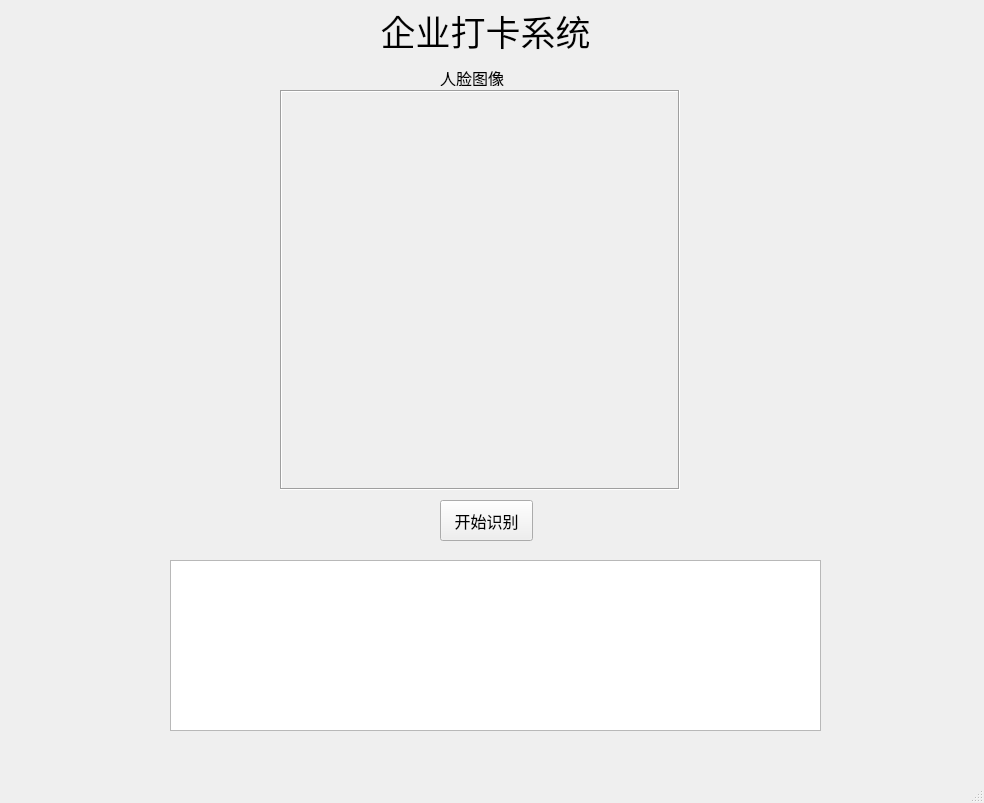
<?xml version="1.0" encoding="UTF-8"?>
<ui version="4.0">
 <class>MainWindow</class>
 <widget class="QMainWindow" name="MainWindow">
  <property name="geometry">
   <rect>
    <x>0</x>
    <y>0</y>
    <width>984</width>
    <height>803</height>
   </rect>
  </property>
  <property name="windowTitle">
   <string>MainWindow</string>
  </property>
  <widget class="QWidget" name="centralwidget">
   <widget class="QLabel" name="label">
    <property name="geometry">
     <rect>
      <x>190</x>
      <y>-10</y>
      <width>591</width>
      <height>81</height>
     </rect>
    </property>
    <property name="font">
     <font>
      <family>华文新魏</family>
      <pointsize>26</pointsize>
     </font>
    </property>
    <property name="text">
     <string>企业打卡系统</string>
    </property>
    <property name="alignment">
     <set>Qt::AlignCenter</set>
    </property>
   </widget>
   <widget class="QLabel" name="CT_Img_Label">
    <property name="geometry">
     <rect>
      <x>280</x>
      <y>90</y>
      <width>400</width>
      <height>400</height>
     </rect>
    </property>
    <property name="frameShape">
     <enum>QFrame::Box</enum>
    </property>
    <property name="frameShadow">
     <enum>QFrame::Sunken</enum>
    </property>
    <property name="text">
     <string/>
    </property>
    <property name="scaledContents">
     <bool>true</bool>
    </property>
    <property name="alignment">
     <set>Qt::AlignCenter</set>
    </property>
   </widget>
   <widget class="QLabel" name="label_3">
    <property name="geometry">
     <rect>
      <x>440</x>
      <y>70</y>
      <width>81</width>
      <height>16</height>
     </rect>
    </property>
    <property name="font">
     <font>
      <family>华文仿宋</family>
      <pointsize>12</pointsize>
     </font>
    </property>
    <property name="text">
     <string>人脸图像</string>
    </property>
   </widget>
   <widget class="QPushButton" name="startPushButton">
    <property name="geometry">
     <rect>
      <x>440</x>
      <y>500</y>
      <width>93</width>
      <height>41</height>
     </rect>
    </property>
    <property name="font">
     <font>
      <family>华文仿宋</family>
      <pointsize>12</pointsize>
     </font>
    </property>
    <property name="text">
     <string>开始识别</string>
    </property>
   </widget>
   <widget class="QTableView" name="basicTableView">
    <property name="geometry">
     <rect>
      <x>170</x>
      <y>560</y>
      <width>651</width>
      <height>171</height>
     </rect>
    </property>
   </widget>
  </widget>
  <widget class="QMenuBar" name="menubar">
   <property name="geometry">
    <rect>
     <x>0</x>
     <y>0</y>
     <width>984</width>
     <height>26</height>
    </rect>
   </property>
  </widget>
  <widget class="QStatusBar" name="statusbar"/>
 </widget>
 <resources/>
 <connections/>
</ui>
